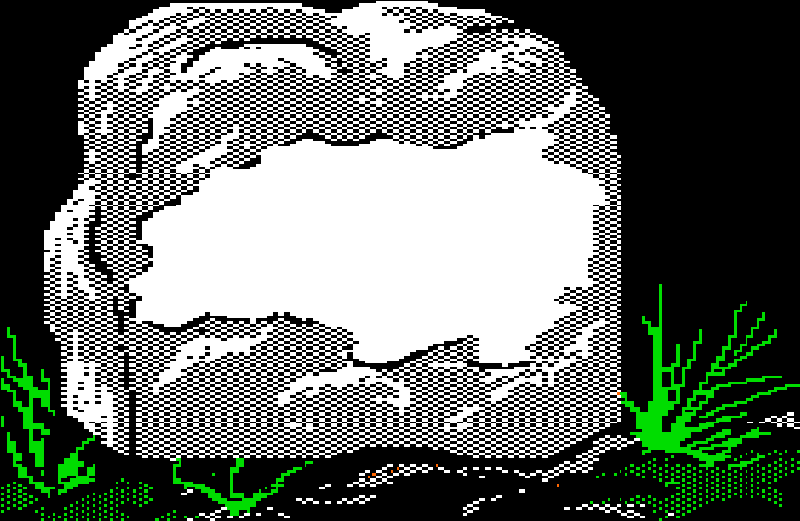
#> input picture created_tombstones/base_tombstone.png, 800 x 521 px
$ python generator.py
#> lines starting #> are read from the running program, lines starting #| are printed output that depends on the picture
### name_generator.py
from random import randint

adjectives = [
    "admiring",
    "adoring",
    "agitated",
    "amazing",
    "angry",
    "awesome",
    "backstabbing",
    "berserk",
    "big",
    "boring",
    "clever",
    "cocky",
    "compassionate",
    "condescending",
    "cranky",
    "desperate",
    "determined",
    "distracted",
    "dreamy",
    "drunk",
    "ecstatic",
    "elated",
    "elegant",
    "evil",
    "fervent",
    "focused",
    "furious",
    "gigantic",
    "gloomy",
    "goofy",
    "grave",
    "happy",
    "high",
    "hopeful",
    "hungry",
    "insane",
    "jolly",
    "jovial",
    "kickass",
    "lonely",
    "loving",
    "mad",
    "modest",
    "naughty",
    "nostalgic",
    "pensive",
    "prickly",
    "reverent",
    "romantic",
    "sad",
    "serene",
    "sharp",
    "sick",
    "silly",
    "sleepy",
    "small",
    "stoic",
    "stupefied",
    "suspicious",
    "tender",
    "thirsty",
    "tiny",
    "trusting"
]

names = [
    "lisa",
    "james",
    "janek",
    "aaron",
    "preston",
    "nicole",
    "david",
    "jen",
    "jennifer",
    "allegra",
    "sandy",
    "jorge"
]


def get_random_name():
    adj = adjectives[randint(0, len(adjectives)-1)]
    name = names[randint(0, len(names)-1)]
    return "{}_{}".format(adj, name)

# [2 lines that do not run on import are left out]

### generator.py
from PIL import Image
from PIL import ImageFont
from PIL import ImageDraw
from name_generator import get_random_name

FONT_SIZE = 14
FONT = ImageFont.truetype("appletext.ttf", FONT_SIZE)

def generate_new_tombstone(name, inscription):
#> called with name = 'Aaron Montana'
    img = Image.open("created_tombstones/base_tombstone.png")
#> img is the input picture: PIL image 800x521 RGB; mean R, G, B 105.1, 112.6, 105.1
    draw = ImageDraw.Draw(img)
    add_name(draw, name)
    add_inscription(draw, inscription)
    out_file_name = get_random_name()
    img.save("created_tombstones/{}.png".format(out_file_name))
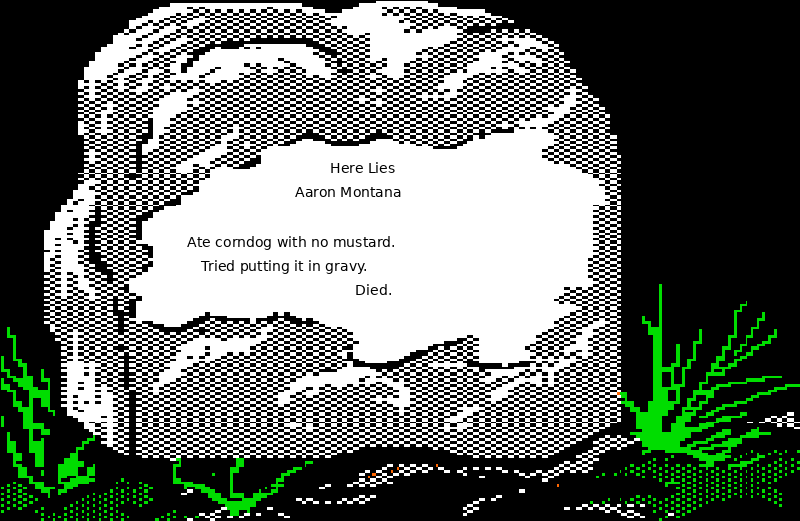
#> saved as sleepy_david.png: PIL image 800x521 RGB; mean R, G, B 104.2, 111.6, 104.1
    return out_file_name

def add_name(draw, name):
    draw.text((330, 160), "Here Lies", (0,0,0), font=FONT)
    draw.text((center(len(name)), 160 + FONT_SIZE + 10), name, (0,0,0), font=FONT)

def add_inscription(draw, inscription):
    n = 26
    split_list = split_inscription(inscription)
    for i, insc in enumerate(split_list):
        distance = 210 + ((i + 1) * (FONT_SIZE + 10))
        draw.text((center(len(insc)), distance), insc, (0,0,0), font=FONT)

def center(text_len):
    mid = text_len / 2
    if text_len % 2 == 0:
        start_loc = 330 + ((4-mid) * FONT_SIZE) + (FONT_SIZE / 2)
    else:
        start_loc = 330 + ((4-mid) * FONT_SIZE)
    return start_loc

def split_inscription(inscription):
    n = 26
    words = inscription.split()
    result = []
    current = ""
    for word in words:
        current = "{} {}".format(current, word)
        if len(current) > n:
            result.append(current)
            current = ""
    if current:
        result.append(current)
    return result

if __name__ == '__main__':
    generate_new_tombstone("Aaron Montana", "Ate corndog with no mustard. Tried putting it in gravy. Died.")
